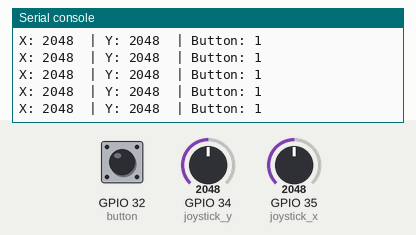
The program below on a simulated ESP32 board running MicroPython. Parts: the last lines printed to the serial console. The test bench sets the inputs (shaded band); at power-on: GPIO 34 (joystick_y) = 2048, GPIO 35 (joystick_x) = 2048, GPIO 32 (button) HIGH (analog values on the 0–4095 scale).

Above: at 1.2 s.
1.3 s: GPIO 34 (joystick_y) set to 2866
At 1.56 s:
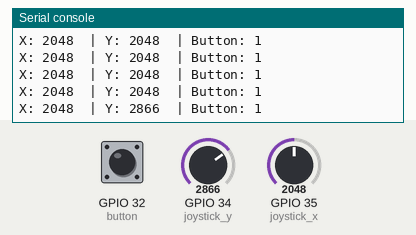
2.8 s: GPIO 35 (joystick_x) set to 2866
At 2.96 s:
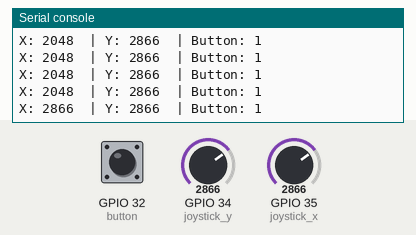
4.3 s: GPIO 32 (button) pulled LOW for 0.25 s
At 4.57 s:
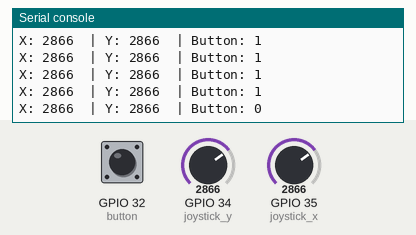
6.0 s: GPIO 34 (joystick_y) set to 3603
At 6.17 s:
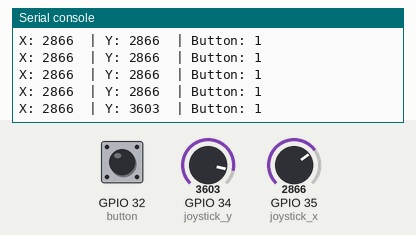
7.5 s: GPIO 32 (button) pulled LOW for 1 s
At 7.77 s:
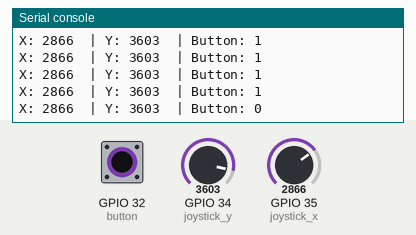
10.0 s: GPIO 35 (joystick_x) set to 3603
At 10.18 s:
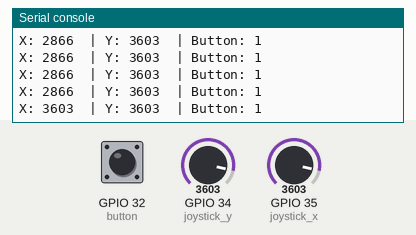
Timing chart, 0 to 12.5 s (numbered marks = the images above; inputs shaded):
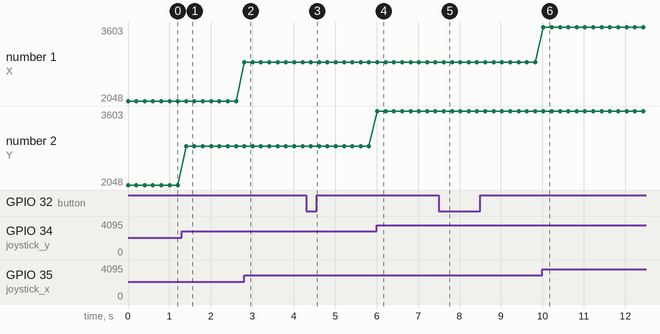

Measured:
- after the input at 1.3 s, the serial console: prints a new line after 0.10 s (image 1)
- after the input at 2.8 s, the serial console: prints a new line at once (image 2)
- after the input at 4.3 s, the serial console: prints a new line after 0.11 s (image 3)
- after the input at 6.0 s, the serial console: prints a new line at once (image 4)
- after the input at 7.5 s, the serial console: prints a new line after 0.12 s (image 5)
- after the input at 10.0 s, the serial console: prints a new line at once (image 6)
- plotted number 2: 2048 → 2866 after the input at 1.3 s, 2866 → 3603 after the input at 6.0 s

The program:

joystick_testing.py
```python
from machine import Pin, ADC
import time

# Set up the analog pins for X and Y axes
joystick_x = ADC(Pin(35))
joystick_y = ADC(Pin(34))

# Tell the ESP32 to read the full 3.3V voltage range
joystick_x.atten(ADC.ATTN_11DB)
joystick_y.atten(ADC.ATTN_11DB)

# Set up the push-button with an internal pull-up resistor
button = Pin(32, Pin.IN, Pin.PULL_UP)

print("Starting Joystick Test...")

# Create an infinite loop to constantly read the values
while True:
    x_val = joystick_x.read()
    y_val = joystick_y.read()
    btn_val = button.value()

    # Print the data
    print("X:", x_val, " | Y:", y_val, " | Button:", btn_val)

    # Pause for a fraction of a second so the shell doesn't crash
    time.sleep(0.2)
```
